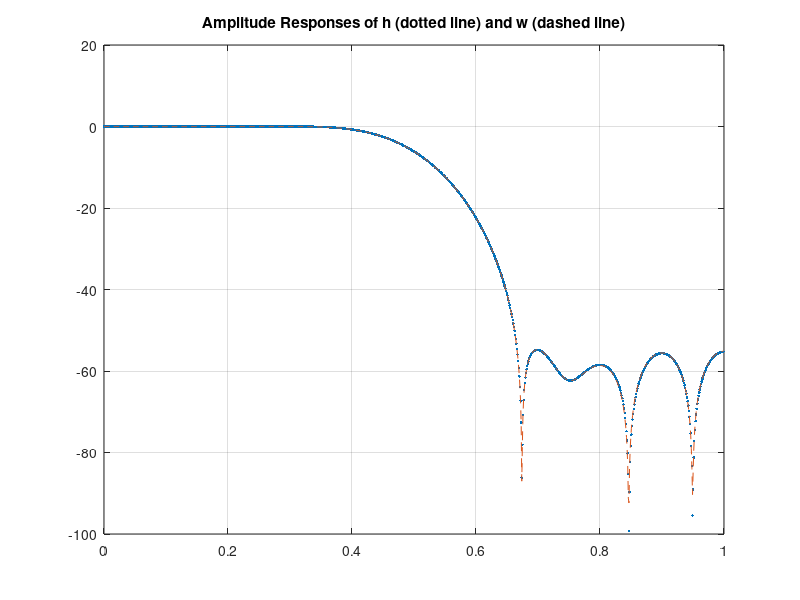
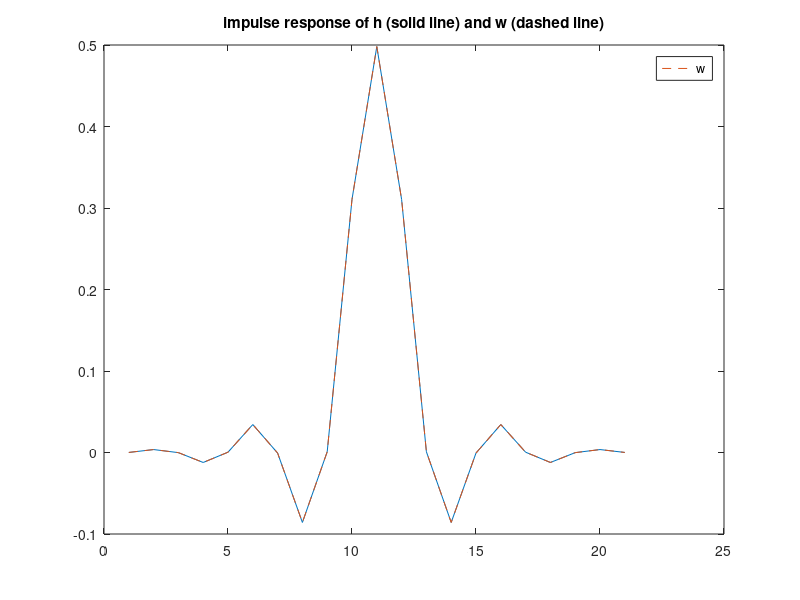
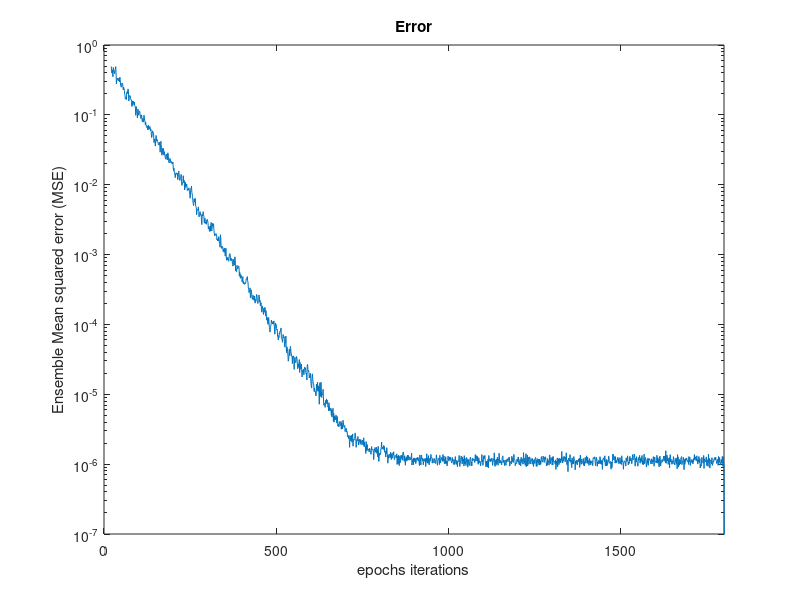

These figures' MATLAB source, in order:
clc;
clear all;
close all;
N = 1824;
N1=1800;
sig2 = 1e-6;
M1=21;
mu=0.01;
coeff=0.5;
NumberCases = 200;
InputLength = N + M1 -1;
w_avg = zeros(M1,1);
e_avg = zeros(N,1);
wn = zeros(M1,1);
u1 = zeros(M1,1);
y = ones(N,1);
e = ones(N,1);
%Constructing an FIR unknown system and obtaining unknown system response and desired response from it
window=hamming(M1);
h=fir1(M1-1,coeff,'low',window);
%Generation of input signal and noise signal
%a white noise sequence with zero mean and unity variance of length N can
for i = 1 : NumberCases
randn('state', i) % choose a state for subsequent construction
u = randn(N,1);
m = mean(u);
u = u - m; % to ensure a zero mean value
vr = var(u);
u = u/sqrt(vr); % to ensure an unity variance

%Generate a noise signal v(n) which has a zero mean
randn('state', i + NumberCases) % choose a state for subsequent construction
v = randn(N1,1);
m = mean(v);
v = v - m;
vr = var(v);
v = sqrt(sig2/vr)*v; % where sig2 denote the variance of v(n)
z = zeros(N-N1,1);
v = [v; z];
u = [0; u];
W1 = wn;

%adaptive system identification
for i=M1:1:N
    X=h*u(i-M1+1:1:i);
    d=X+v(i)';
    y=W1'*u(i-M1+1:1:i);
    E=d-y';
    W1=W1+mu*u(i-M1+1:1:i)*E;
    J(i)=E^2;
    W(:,i) = W1;
    
end

w_avg(:,i)=W1;
w_avg = sum(w_avg,2);
e_avg(:,i)=J;
e_avg = sum(e_avg,2);
end

e=e_avg/NumberCases;
wn=w_avg/NumberCases;
format long
h1=h
w=wn'
Norm=norm(h-w,'fro');
[H,w1] = freqz(h,1,1024);
[H1,w2] = freqz(w,1,1024);
%Plot the frequency response
figure(1)
plot(w1/pi,20*log10(abs(H)),'.')
grid
hold on
plot(w2/pi,20*log10(abs(H1)),'--')
title("Amplitude Responses of h (dotted line) and w (dashed line)")

%Plot the impulse responses
hfigure=figure(2);
t=1:1:M1;
pt1=plot(t,h);
hold on;
pt2=plot(t,w,'--');
legend(pt2, 'w');      
title("impulse response of h (solid line) and w (dashed line)")

%Plot the average squared error
figure(3)
t=1:1:N;
semilogy(t',e)
axis([0 1800 1e-7 1])
xlabel('epochs iterations')
ylabel('Ensemble Mean squared error (MSE)')
title("Error")
